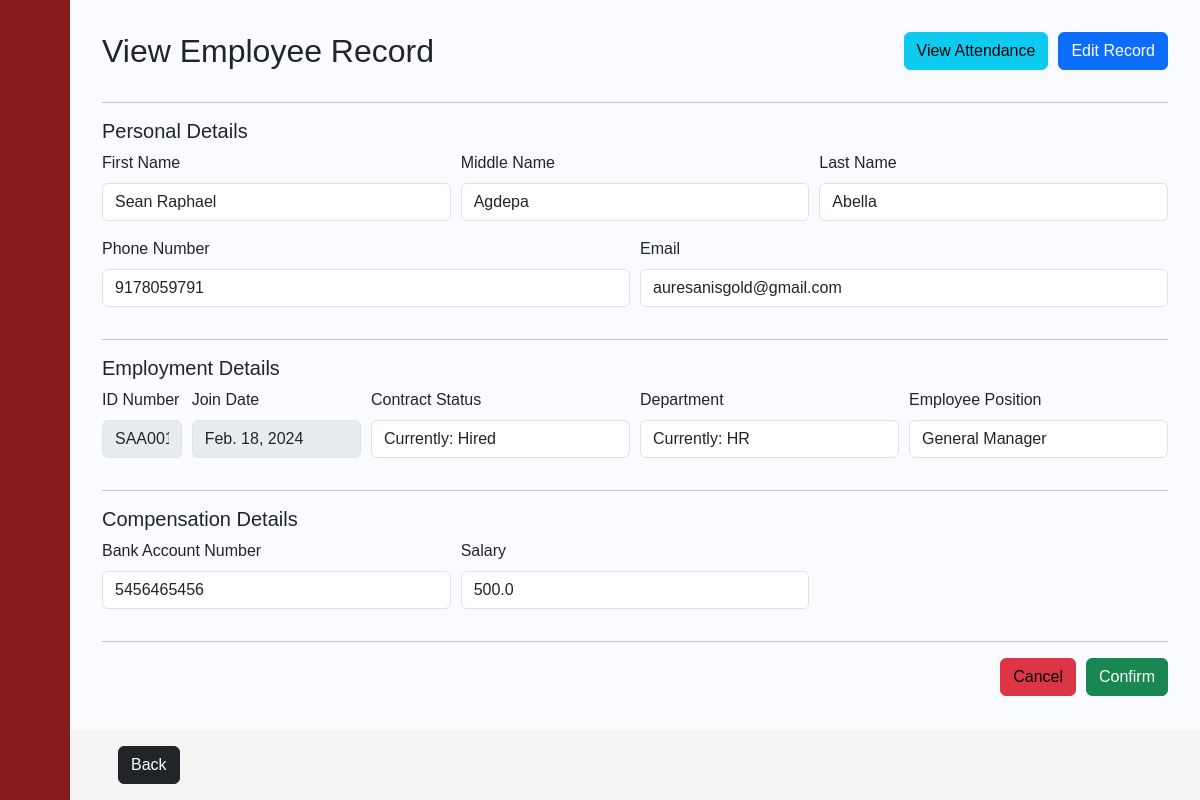
The app's page /employee_info/SAA001/, older data.
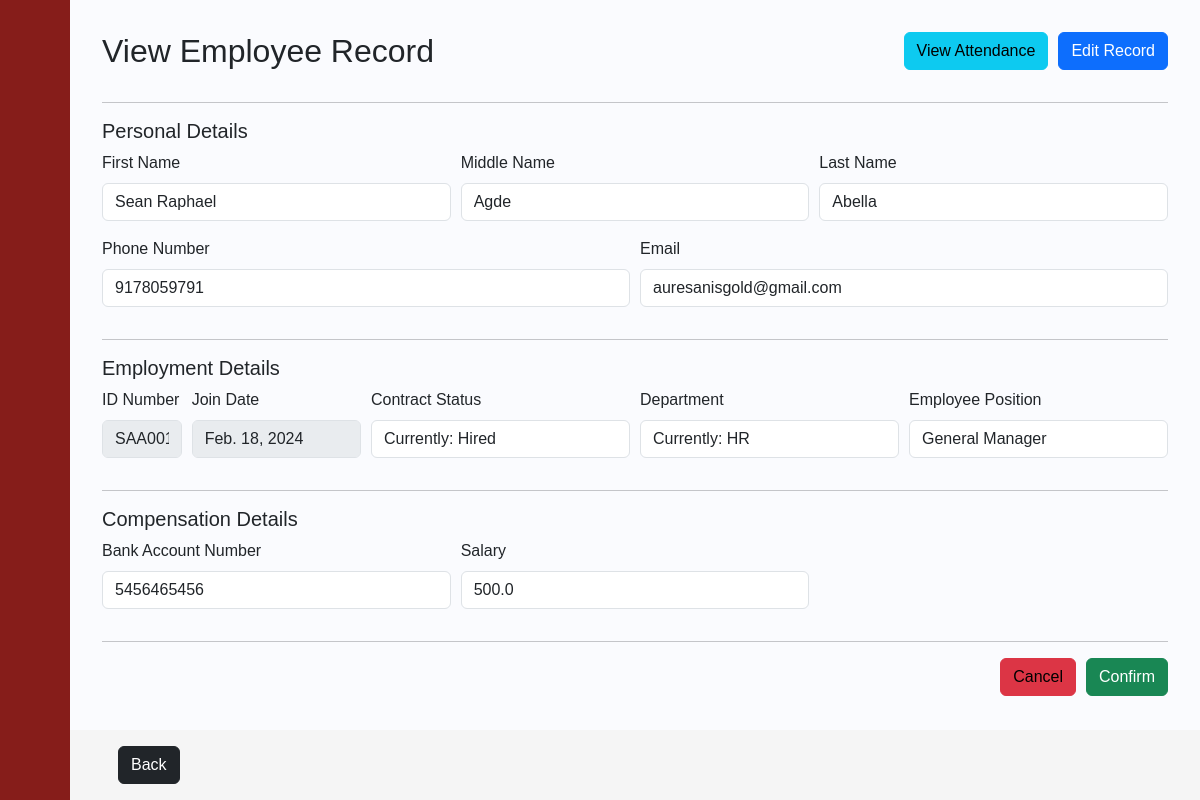
The same page, newer data.
### payrollapp/models.py (models this page shows, shortened)
class Employee(models.Model):
    Last_name = models.CharField(max_length=255)
    First_name = models.CharField(max_length=255)
    Middle_name = models.CharField(max_length=255)
    id_number = models.CharField(max_length=6, primary_key=True)
    Status  = models.CharField(max_length=255)
    Department  = models.CharField(max_length=255)
    Role   = models.CharField(max_length=255)
    Join_Date = models.DateField(blank=True, null=True)
    Phone_Number = models.IntegerField()
    Email = models.CharField(max_length=255)
    BankNumber = models.IntegerField()
    Salary   = models.FloatField()

### payrollapp/views.py (the view)
# urls.py: path('employee_info/<str:EID>/', views.employee_info, name='employee_info'),
def employee_info(request, EID):
    if(request.method=="POST"):
        a = get_object_or_404(Employee, pk = EID)
        try:
            last_name  = request.POST.get('inputLtName')
        except:
            messages.warning(request, "Error missing values Last Name") #VERY NIECHE EDGE CASE(I took a look and the chances are incredibly slim but if in a miracle the company lasts THAT long, reallistically we should have migrated or upgraded but error code just in case)
            return render(request, 'payrollapp/employee_info.html', {'a':a})
        try:
            first_name = request.POST.get('inputFstName')
        except:
            messages.warning(request, "Error missing values first_name") #VERY NIECHE EDGE CASE(I took a look and the chances are incredibly slim but if in a miracle the company lasts THAT long, reallistically we should have migrated or upgraded but error code just in case)
            return render(request, 'payrollapp/employee_info.html', {'a':a})
        try:
            middle_name = request.POST.get('inputMidName')
        except:
            messages.warning(request, "Error missing values middle_name") #VERY NIECHE EDGE CASE(I took a look and the chances are incredibly slim but if in a miracle the company lasts THAT long, reallistically we should have migrated or upgraded but error code just in case)
            return render(request, 'payrollapp/employee_info.html', {'a':a})
        try:#Need to fix in case of changing name if the ID will change as well
            idnumber = request.POST.get('inputID')
        except:
            messages.warning(request, "Error missing values idnumber") #VERY NIECHE EDGE CASE(I took a look and the chances are incredibly slim but if in a miracle the company lasts THAT long, reallistically we should have migrated or upgraded but error code just in case)
            return render(request, 'payrollapp/employee_info.html', {'a':a})
        try:
            pnumber = request.POST.get('inputPhone')
        except:
            messages.warning(request, "Error missing values pnumber") #VERY NIECHE EDGE CASE(I took a look and the chances are incredibly slim but if in a miracle the company lasts THAT long, reallistically we should have migrated or upgraded but error code just in case)
            return render(request, 'payrollapp/employee_info.html', {'a':a})
        try:
            email = str(request.POST.get('inputEmail4'))
        except:
            messages.warning(request, "Error missing values email") #VERY NIECHE EDGE CASE(I took a look and the chances are incredibly slim but if in a miracle the company lasts THAT long, reallistically we should have migrated or upgraded but error code just in case)
            return render(request, 'payrollapp/employee_info.html', {'a':a})
        try:
            department  = str(request.POST.get('inputDept'))
        except:
            messages.warning(request, "Error missing values department") #VERY NIECHE EDGE CASE(I took a look and the chances are incredibly slim but if in a miracle the company lasts THAT long, reallistically we should have migrated or upgraded but error code just in case)
            return render(request, 'payrollapp/employee_info.html', {'a':a})
        try:
            status  = str(request.POST.get('inputEmpStat'))
        except:
            messages.warning(request, "Error missing values status") #VERY NIECHE EDGE CASE(I took a look and the chances are incredibly slim but if in a miracle the company lasts THAT long, reallistically we should have migrated or upgraded but error code just in case)
            return render(request, 'payrollapp/employee_info.html', {'a':a})
        try:
            position = str(request.POST.get('inputPosition'))
        except:
            messages.warning(request, "Error missing values position") #VERY NIECHE EDGE CASE(I took a look and the chances are incredibly slim but if in a miracle the company lasts THAT long, reallistically we should have migrated or upgraded but error code just in case)
            return render(request, 'payrollapp/employee_info.html', {'a':a})
        try:
            joindate = request.POST.get('inputJoinDate')
        except:
            messages.warning(request, "Error missing values joindate") #VERY NIECHE EDGE CASE(I took a look and the chances are incredibly slim but if in a miracle the company lasts THAT long, reallistically we should have migrated or upgraded but error code just in case)
            return render(request, 'payrollapp/employee_info.html', {'a':a})
        try:
            joindate = timezone.datetime.strptime(joindate, "%b. %d, %Y").date()
        except ValueError:
            messages.warning(request, "Invalid date format. Please use YYYY-MM-DD.")
            return render(request, 'payrollapp/employee_info.html', {'a':a})
        try:
            banknumber = str(request.POST.get('inputBankAccNo'))
        except:
            messages.warning(request, "Error missing values banknumber") #VERY NIECHE EDGE CASE(I took a look and the chances are incredibly slim but if in a miracle the company lasts THAT long, reallistically we should have migrated or upgraded but error code just in case)
            return render(request, 'payrollapp/employee_info.html', {'a':a})
        try:
            salary = float(request.POST.get('inputSalary'))
        except:
            messages.warning(request, "Error missing values salary") #VERY NIECHE EDGE CASE(I took a look and the chances are incredibly slim but if in a miracle the company lasts THAT long, reallistically we should have migrated or upgraded but error code just in case)
            return render(request, 'payrollapp/employee_info.html', {'a':a})
        try:
            Employee.objects.filter(pk=EID).update(Last_name=last_name,
                                        First_name=first_name,
                                        Middle_name=middle_name,
                                        id_number=idnumber,
                                        Status=status,
                                        Department=department,
                                        Role=str(position),
                                        Join_Date=joindate,
                                        Phone_Number=int(pnumber),
                                        Email=email,
                                        BankNumber=int(banknumber),
                                        Salary=salary)
            messages.success(request, "Employee updated successfully!")
            return redirect('employee_database')
        except:#None Type
            messages.warning(request, "Empty field/Incorrect inputs detected!" + str(type(last_name)) + str(type(first_name)) + str(type(middle_name)) + str(type(idnumber)) + str(type(status)) + str(type(department)) + str(type([position]))  + str(type(joindate)) + str(type(pnumber)) + str(type(email)) + str(type(banknumber)) + str(type(salary)))
            return render(request, 'payrollapp/employee_info.html', {'a':a})
    else:
        a = get_object_or_404(Employee, pk = EID)
        return render(request, 'payrollapp/employee_info.html', {'a':a})

### payrollapp/templates/payrollapp/employee_info.html (shortened to what the changed rows need)
{% extends 'payrollapp/base.html' %}
{% load static %}
{% block content %}
<div class="content">
    <div class="form-row">
        <h2 class="form-group col-md-6" > View Employee Record </h1>
        <div class="action-icons col-md-6">
            <a class="btn btn-info form-group" href="{% url 'employee_attendance' %}"> View Attendance </a>
            <button class="btn btn-primary form-group" type="button"> Edit Record</button>
        </div>
    </div>
    <form method="POST" action="#">{% csrf_token %}
        <div class="form-row">
          <div class="form-group col-md-4">
            <label for="inputMidName">Middle Name</label>
            <input type="text" class="form-control" id="inputMidName" name="inputMidName" value="{{a.Middle_name}}">
          </div>
          <div class="form-group col-md-4">
            <label for="inputLtName">Last Name</label>
            <input type="text" class="form-control" id="inputLtName" name="inputLtName" value="{{a.Last_name}}">
          </div>
          <div class="form-group col-md-6">
            <label for="inputPhone">Phone Number</label>
            <input type="number" class="form-control" id="inputPhone" name="inputPhone" value="{{a.Phone_Number}}">
          </div>
          <div class="form-group col-md-6">
            <label for="inputEmail4">Email</label>
            <input type="email" class="form-control" id="inputEmail4" name="inputEmail4" value="{{a.Email}}"">
          </div>
        </div>
        <div class="form-row">
            <div class="form-group col-md-1">
                <label for="inputID">ID Number</label>
                <input type="text" class="form-control" id="inputID" name="inputID" value="{{a.id_number}}" readonly>
            </div>
            <div class="form-group col-md-2">
                <label for="inputJoinDate">Join Date</label>
                <input type="text" class="form-control" id="inputJoinDate" name="inputJoinDate" placeholder="{{a.Join_Date}}" value="{{a.Join_Date}}" readonly>
            </div>
            <div class="form-group col-md-3">
                <label for="inputPosition">Employee Position</label>
                <input type="text" class="form-control" id="inputPosition" name="inputPosition" value="{{a.Role}}">
            </div>
        </div>
        <div class="form-row">
            <div class="form-group col-md-4">
                <label for="inputBankAccNo">Bank Account Number</label>
                <input type="number" class="form-control" id="inputBankAccNo" name="inputBankAccNo" value="{{a.BankNumber}}">
            </div>
            <div class="form-group col-md-4">
                <label for="inputSalary">Salary</label>
                <input type="number" class="form-control" id="inputSalary" name="inputSalary" value="{{a.Salary}}">
            </div>
        </div>
    </form>
 </div>
{% endblock %}

Row changes from the older to the newer data that the page shows:
changed Employee "Abella": inputMidName "Agdepa" → "Agde"
